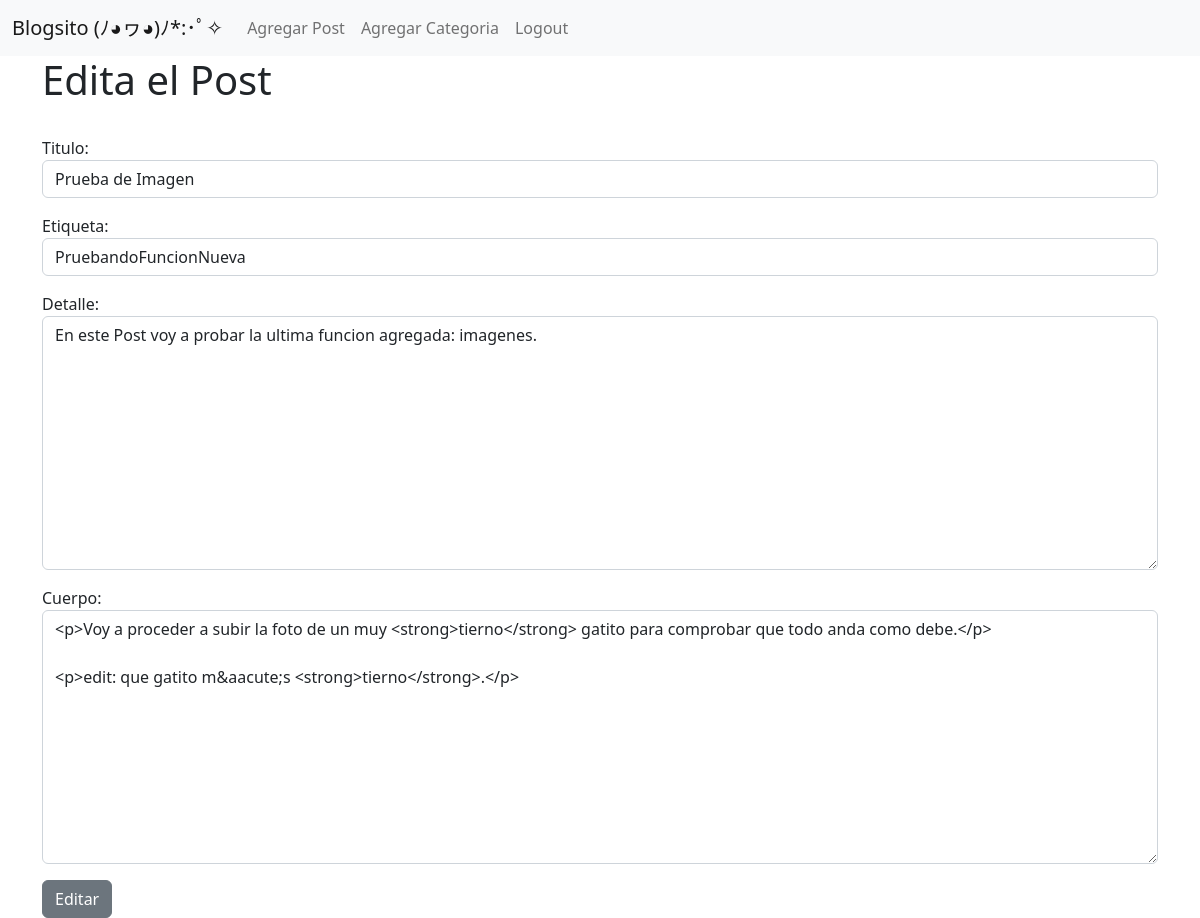
/articulo/editar/14 (signed in), run on the app's committed database.
### vlog/models.py (models this page shows, shortened)
class Post(models.Model):
    titulo = models.CharField(max_length=255)
    header_img = models.ImageField(upload_to="imagenes/",blank=True, null=True,)
    etiqueta = models.CharField(max_length=255)
    autor = models.ForeignKey(User, on_delete=models.CASCADE)
    cuerpo = RichTextField(blank=True, null=True)
    fecha = models.DateField(auto_now_add=True)
    categoria = models.CharField(max_length=255, default='Sin Categorizar')
    detalle = models.CharField(max_length=255)

### vlog/views.py (the view)
# urls.py: path('articulo/editar/<int:pk>', EditarPost.as_view(), name = "EditarPost"),
class EditarPost(UpdateView):
    model = Post
    form_class = EditarForm
    template_name = 'editar.html'

### vlog/forms.py
class EditarForm(forms.ModelForm):
    class Meta:
        model = Post
        fields = ('titulo', 'etiqueta', 'detalle', 'cuerpo')
        widgets = {
            'titulo' : forms.TextInput(attrs={'class': 'form-control'}),
            'etiqueta' : forms.TextInput(attrs={'class': 'form-control'}),
            'detalle' : forms.Textarea(attrs={'class': 'form-control'}),
            'cuerpo' : forms.Textarea(attrs={'class': 'form-control'}),
        }

### vlog/templates/editar.html (shortened to what this page needs)
{% extends 'base.html' %}
{% block content %}
{% if user.is_authenticated %}
    {% if user.id == post.autor.id %}
        <h1>Edita el Post</h1>
        <form method="post">
            <div class="mb-3">
                {{ form.as_p }}
            </div>
                <button class="btn btn-secondary">Editar</button>
        </form>
        {% else %}
        Solo el creador de este Post puede editarlo.
    {% endif %}
{% endif %}
{% endblock %}

### data on the page
Post: titulo "Prueba de Imagen", etiqueta "PruebandoFuncionNueva", detalle "En este Post voy a probar la ultima funcion agregada: imagenes.", cuerpo "<p>Voy a proceder a subir la foto de un muy <strong>tierno</strong> gatito para comprobar que todo anda como debe.</p> <p>edit: que gatito m&aacute;s <strong>tierno</strong>.</p>"
